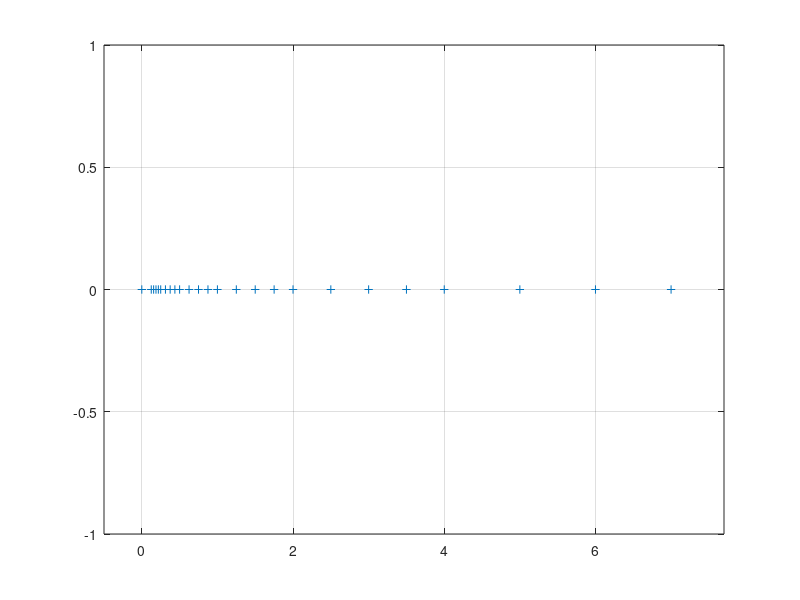

Here is the MATLAB script that generated this plot:
%Plottting floating point number system (base, t, L, U)=(2, 3, -2, 3)
base = 2;
t = 3;
L = -2;
U = 3;
NumberOfDigits = base^t;
mantisa = (NumberOfDigits/base:NumberOfDigits-1)/NumberOfDigits;
NumberOfExponents = U-L+1;
x = zeros(1,NumberOfExponents*length(mantisa)+1);
for k=1:NumberOfExponents
    x((k-1)*length(mantisa)+2:k*length(mantisa)+1)=mantisa*base^(k+L-1);
end
x = unique(x);
y = zeros(1,length(x));
plot(x,y,'+');
axis([-.5,7.7,-1,1])
grid on;
